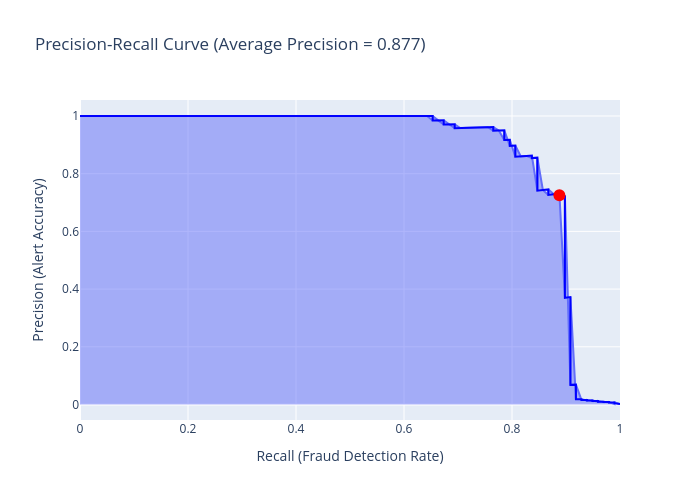

The cell this chart's notebook holds for it:
### Markdown cell above
### Precision-Recall Curve (Key Metric for Imbalanced Fraud Data)

In highly imbalanced datasets like credit card fraud (~0.17% fraudulent), traditional accuracy is misleading — a naive model predicting "all legitimate" would be 99.83% accurate but catch zero fraud.

The **Precision-Recall Curve** is far more informative:
- **Recall** (y-axis): Fraction of actual fraud caught (TP / (TP + FN)) — higher = better fraud detection
- **Precision** (x-axis): Fraction of alerts that are real fraud (TP / (TP + FP)) — higher = fewer false alarms
- **Average Precision (AP)**: Single-number summary of the curve (higher = better overall performance)

Our model shows strong separation, with high recall achievable at reasonable precision levels. The curve supports threshold tuning: we can prioritize recall (catch more fraud) while monitoring precision drops (more false positives).

This metric is standard in risk data mining for evaluating anomaly detection effectiveness.

### Code cell
import plotly.express as px
from sklearn.metrics import precision_recall_curve, average_precision_score

# Compute Precision-Recall
precision, recall, thresholds = precision_recall_curve(y_test, y_prob)
ap_score = average_precision_score(y_test, y_prob)

# Interactive Plotly curve
fig = px.area(
    x=recall, y=precision,
    title=f'Precision-Recall Curve (Average Precision = {ap_score:.3f})',
    labels=dict(x='Recall (Fraud Detection Rate)', y='Precision (Alert Accuracy)'),
    width=700, height=500
)
fig.add_scatter(x=recall, y=precision, mode='lines', name='PR Curve', line=dict(color='blue'))
fig.update_layout(showlegend=False)

if 'optimal_thresh' in globals():
    idx = np.argmin(np.abs(thresholds - optimal_thresh))
    fig.add_scatter(x=[recall[idx]], y=[precision[idx]], mode='markers',
                    marker=dict(color='red', size=12),
                    name=f'Optimal Threshold ({optimal_thresh:.3f})')

fig.show()

### Figure 1 — Plotly figure (JSON) as saved in the notebook; plotly's stock layout.template omitted (floating-point values rounded to 4 significant figures; data arrays with more than 128 entries replaced by an {"elided": "..."} marker saying what was removed)
{"data": [{"fillpattern": {"shape": ""}, "hovertemplate": "Recall (Fraud Detection Rate)=%{x}<br>Precision (Alert Accuracy)=%{y}<extra></extra>", "legendgroup": "", "line": {"color": "#636efa"}, "marker": {"symbol": "circle"}, "mode": "lines", "name": "", "orientation": "v", "showlegend": false, "stackgroup": "1", "type": "scatter", "x": {"elided": "55943 float values"}, "xaxis": "x", "y": {"elided": "55943 float values"}, "yaxis": "y"}, {"line": {"color": "blue"}, "mode": "lines", "name": "PR Curve", "type": "scatter", "x": {"elided": "55943 float values"}, "y": {"elided": "55943 float values"}}, {"marker": {"color": "red", "size": 12}, "mode": "markers", "name": "Optimal Threshold (0.495)", "type": "scatter", "x": [0.8878], "y": [0.725]}], "layout": {"height": 500, "legend": {"tracegroupgap": 0}, "showlegend": false, "title": {"text": "Precision-Recall Curve (Average Precision = 0.877)"}, "width": 700, "xaxis": {"anchor": "y", "domain": [0, 1], "title": {"text": "Recall (Fraud Detection Rate)"}}, "yaxis": {"anchor": "x", "domain": [0, 1], "title": {"text": "Precision (Alert Accuracy)"}}}}
